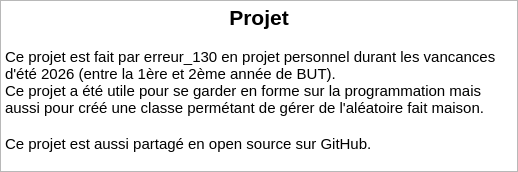
<?xml version="1.0" encoding="UTF-8"?>
<ui version="4.0">
 <class>InfoProjet</class>
 <widget class="QDialog" name="InfoProjet">
  <property name="geometry">
   <rect>
    <x>0</x>
    <y>0</y>
    <width>518</width>
    <height>172</height>
   </rect>
  </property>
  <property name="windowTitle">
   <string>Dialog</string>
  </property>
  <layout class="QVBoxLayout" name="verticalLayout">
   <property name="spacing">
    <number>6</number>
   </property>
   <property name="leftMargin">
    <number>0</number>
   </property>
   <property name="topMargin">
    <number>0</number>
   </property>
   <property name="rightMargin">
    <number>0</number>
   </property>
   <property name="bottomMargin">
    <number>0</number>
   </property>
   <item>
    <widget class="QTextEdit" name="textEdit">
     <property name="minimumSize">
      <size>
       <width>518</width>
       <height>172</height>
      </size>
     </property>
     <property name="maximumSize">
      <size>
       <width>518</width>
       <height>172</height>
      </size>
     </property>
     <property name="readOnly">
      <bool>true</bool>
     </property>
     <property name="html">
      <string>&lt;!DOCTYPE HTML PUBLIC &quot;-//W3C//DTD HTML 4.0//EN&quot; &quot;http://www.w3.org/TR/REC-html40/strict.dtd&quot;&gt;
&lt;html&gt;&lt;head&gt;&lt;meta name=&quot;qrichtext&quot; content=&quot;1&quot; /&gt;&lt;meta charset=&quot;utf-8&quot; /&gt;&lt;style type=&quot;text/css&quot;&gt;
p, li { white-space: pre-wrap; }
hr { height: 1px; border-width: 0; }
li.unchecked::marker { content: &quot;\2610&quot;; }
li.checked::marker { content: &quot;\2612&quot;; }
&lt;/style&gt;&lt;/head&gt;&lt;body style=&quot; font-family:'Ubuntu Sans'; font-size:11pt; font-weight:400; font-style:normal;&quot;&gt;
&lt;p align=&quot;center&quot; style=&quot; margin-top:0px; margin-bottom:0px; margin-left:0px; margin-right:0px; -qt-block-indent:0; text-indent:0px;&quot;&gt;&lt;span style=&quot; font-size:16pt; font-weight:700;&quot;&gt;Projet&lt;/span&gt;&lt;/p&gt;
&lt;p align=&quot;center&quot; style=&quot;-qt-paragraph-type:empty; margin-top:0px; margin-bottom:0px; margin-left:0px; margin-right:0px; -qt-block-indent:0; text-indent:0px; font-weight:700;&quot;&gt;&lt;br /&gt;&lt;/p&gt;
&lt;p style=&quot; margin-top:0px; margin-bottom:0px; margin-left:0px; margin-right:0px; -qt-block-indent:0; text-indent:0px;&quot;&gt;Ce projet est fait par erreur_130 en projet personnel durant les vancances d'été 2026 (entre la 1ère et 2ème année de BUT).&lt;br /&gt;Ce projet a été utile pour se garder en forme sur la programmation mais aussi pour créé une classe permétant de gérer de l'aléatoire fait maison.&lt;/p&gt;
&lt;p style=&quot;-qt-paragraph-type:empty; margin-top:0px; margin-bottom:0px; margin-left:0px; margin-right:0px; -qt-block-indent:0; text-indent:0px;&quot;&gt;&lt;br /&gt;&lt;/p&gt;
&lt;p style=&quot; margin-top:0px; margin-bottom:0px; margin-left:0px; margin-right:0px; -qt-block-indent:0; text-indent:0px;&quot;&gt;Ce projet est aussi partagé en open source sur GitHub.&lt;/p&gt;&lt;/body&gt;&lt;/html&gt;</string>
     </property>
    </widget>
   </item>
  </layout>
 </widget>
 <resources/>
 <connections/>
</ui>
